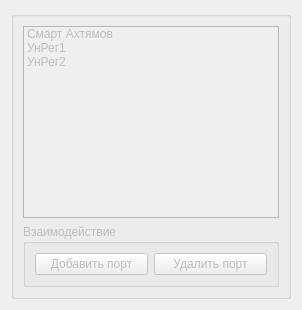
          <widget class="QWidget" name="tab_group_usb">
           <property name="enabled">
            <bool>false</bool>
           </property>
           <attribute name="title">
            <string>USB-порты</string>
           </attribute>
           <layout class="QGridLayout" name="gridLayout_24">
            <item row="0" column="0">
             <widget class="QGroupBox" name="groupBox_20">
              <property name="title">
               <string/>
              </property>
              <layout class="QGridLayout" name="gridLayout_23">
               <item row="1" column="0">
                <widget class="QGroupBox" name="groupBox_22">
                 <property name="title">
                  <string>Взаимодействие</string>
                 </property>
                 <layout class="QHBoxLayout" name="horizontalLayout_12">
                  <item>
                   <widget class="QPushButton" name="pushButton_6">
                    <property name="text">
                     <string>Добавить порт</string>
                    </property>
                   </widget>
                  </item>
                  <item>
                   <widget class="QPushButton" name="pushButton_4">
                    <property name="text">
                     <string>Удалить порт</string>
                    </property>
                   </widget>
                  </item>
                 </layout>
                </widget>
               </item>
               <item row="0" column="0">
                <widget class="QListWidget" name="listWidget">
                 <property name="sortingEnabled">
                  <bool>true</bool>
                 </property>
                 <item>
                  <property name="text">
                   <string>Смарт Ахтямов</string>
                  </property>
                 </item>
                 <item>
                  <property name="text">
                   <string>УнРег1</string>
                  </property>
                 </item>
                 <item>
                  <property name="text">
                   <string>УнРег2</string>
                  </property>
                 </item>
                </widget>
               </item>
              </layout>
             </widget>
            </item>
           </layout>
          </widget>
